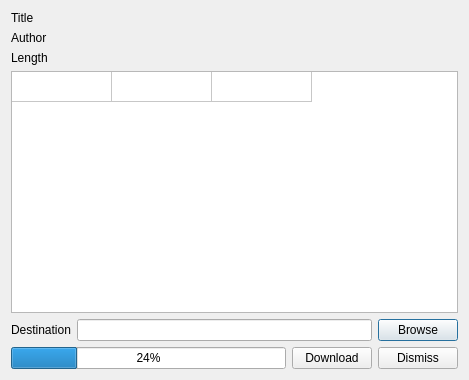
<?xml version="1.0" encoding="UTF-8"?>
<ui version="4.0">
 <class>VideoInfo</class>
 <widget class="QDialog" name="VideoInfo">
  <property name="geometry">
   <rect>
    <x>0</x>
    <y>0</y>
    <width>469</width>
    <height>380</height>
   </rect>
  </property>
  <property name="windowTitle">
   <string>Dialog</string>
  </property>
  <layout class="QVBoxLayout" name="verticalLayout">
   <item>
    <widget class="QLabel" name="lTitle">
     <property name="text">
      <string>Title</string>
     </property>
    </widget>
   </item>
   <item>
    <widget class="QLabel" name="lAuthor">
     <property name="text">
      <string>Author</string>
     </property>
    </widget>
   </item>
   <item>
    <widget class="QLabel" name="lLength">
     <property name="text">
      <string>Length</string>
     </property>
    </widget>
   </item>
   <item>
    <widget class="QTableWidget" name="tableWidget">
     <property name="enabled">
      <bool>true</bool>
     </property>
     <property name="editTriggers">
      <set>QAbstractItemView::NoEditTriggers</set>
     </property>
     <property name="tabKeyNavigation">
      <bool>false</bool>
     </property>
     <property name="showDropIndicator" stdset="0">
      <bool>false</bool>
     </property>
     <property name="dragDropOverwriteMode">
      <bool>false</bool>
     </property>
     <property name="alternatingRowColors">
      <bool>true</bool>
     </property>
     <property name="selectionMode">
      <enum>QAbstractItemView::SingleSelection</enum>
     </property>
     <property name="selectionBehavior">
      <enum>QAbstractItemView::SelectRows</enum>
     </property>
     <property name="sortingEnabled">
      <bool>false</bool>
     </property>
     <property name="rowCount">
      <number>1</number>
     </property>
     <property name="columnCount">
      <number>3</number>
     </property>
     <attribute name="horizontalHeaderVisible">
      <bool>false</bool>
     </attribute>
     <attribute name="verticalHeaderVisible">
      <bool>false</bool>
     </attribute>
     <row/>
     <column/>
     <column/>
     <column/>
    </widget>
   </item>
   <item>
    <layout class="QHBoxLayout" name="horizontalLayout">
     <item>
      <widget class="QLabel" name="lDestination">
       <property name="text">
        <string>Destination</string>
       </property>
      </widget>
     </item>
     <item>
      <widget class="QLineEdit" name="leDestination"/>
     </item>
     <item>
      <widget class="QPushButton" name="bBrowse">
       <property name="text">
        <string>Browse</string>
       </property>
      </widget>
     </item>
    </layout>
   </item>
   <item>
    <layout class="QHBoxLayout" name="horizontalLayout_2">
     <item>
      <widget class="QProgressBar" name="progressBar">
       <property name="value">
        <number>24</number>
       </property>
      </widget>
     </item>
     <item>
      <widget class="QPushButton" name="bDownload">
       <property name="text">
        <string>Download</string>
       </property>
      </widget>
     </item>
     <item>
      <widget class="QPushButton" name="bDismiss">
       <property name="text">
        <string>Dismiss</string>
       </property>
      </widget>
     </item>
    </layout>
   </item>
  </layout>
 </widget>
 <resources/>
 <connections>
  <connection>
   <sender>bDismiss</sender>
   <signal>clicked()</signal>
   <receiver>VideoInfo</receiver>
   <slot>reject()</slot>
   <hints>
    <hint type="sourcelabel">
     <x>325</x>
     <y>350</y>
    </hint>
    <hint type="destinationlabel">
     <x>415</x>
     <y>376</y>
    </hint>
   </hints>
  </connection>
 </connections>
</ui>
